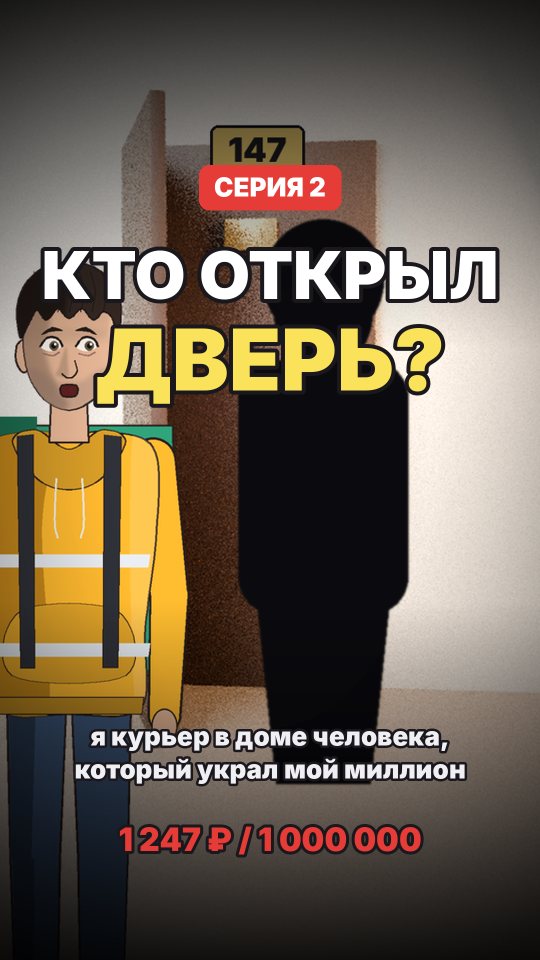
#> input picture million/oblozhka_seriya02.png, 1080 x 1920 px (shown at 1/2 size)
$ python -i oblozhki.py   (imports and definitions only)
#> lines starting #> are read from the running program, lines starting #| are printed output that depends on the picture
"""Обложки для рилсов «Вернуть миллион» (1080×1920; главное — в центральной зоне 3:4 для сетки профиля).
Запуск: python3 oblozhki.py <2|3> <out.png>"""
import os, sys, subprocess
HERE = os.path.dirname(os.path.abspath(__file__))
EP = sys.argv[1]
OUT = os.path.abspath(sys.argv[2])
sys.path.insert(0, os.path.join(HERE, "..", "..", "vakhta", "render"))
from PIL import Image, ImageDraw, ImageFilter, ImageFont, ImageEnhance

FONT_SUB = "/usr/share/fonts/opentype/inter/Inter-Black.otf"
YELLOW, RED, GREEN, INK = (250, 226, 90), (230, 60, 56), (60, 200, 120), (26, 24, 28)
CW, CH = 1080, 1920
SP = os.environ.get("SP", "/tmp")


def frame(ep, t):
    """кадр серии через режим PREVIEW её сборки"""
    base = os.path.join(SP, f"cover_e{ep}")
    subprocess.check_call(["python3", f"seriya0{ep}.py", f"../tts/s0{ep}", base], cwd=HERE,
                          env={**os.environ, "PREVIEW": str(t), "NOSUBS": "1"}, stdout=subprocess.DEVNULL)
    return Image.open(f"{base}_{t}.png").convert("RGB")


def text_c(d, y, txt, size, col, stroke=8):
    f = ImageFont.truetype(FONT_SUB, size)
    while f.getlength(txt) > CW - 80:
        size -= 4
        f = ImageFont.truetype(FONT_SUB, size)
    d.text(((CW - f.getlength(txt)) / 2, y), txt, font=f, fill=col, stroke_width=stroke, stroke_fill=INK)
    return y + size + 14


def badge(d, txt, col, y=330):
    f = ImageFont.truetype(FONT_SUB, 52)
    w = f.getlength(txt)
    d.rounded_rectangle([(CW - w) / 2 - 30, y, (CW + w) / 2 + 30, y + 90], radius=20, fill=col)
    d.text(((CW - w) / 2, y + 12), txt, font=f, fill=(255, 255, 255))


def base_img(img, crop_box=None, bright=1.0):
    if crop_box:
        img = img.crop(crop_box)
    img = img.resize((CW, CH), Image.LANCZOS)
    img = ImageEnhance.Brightness(img).enhance(bright)
    # затемнение сверху и снизу под текст
    grad = Image.new("L", (1, CH))
    for y in range(CH):
        k = max(0, 1 - y / 700) * 210 + max(0, (y - 1200) / 720) * 230
        grad.putpixel((0, y), int(min(230, k)))
    img.paste(Image.new("RGB", (CW, CH)), (0, 0), grad.resize((CW, CH)))
    return img


# [19 lines not run here, left out]

>>> from PIL import Image
>>> picture = Image.open('../oblozhka_seriya02.png')
#> picture is the input picture: PIL image 1080x1920 RGB; mean R, G, B 107.5, 94.8, 79.7
>>> result = base_img(picture)
#> in base_img, `img.paste(Image.new("RGB", (CW, CH)), (0, 0), grad.resize((CW, CH)))`:
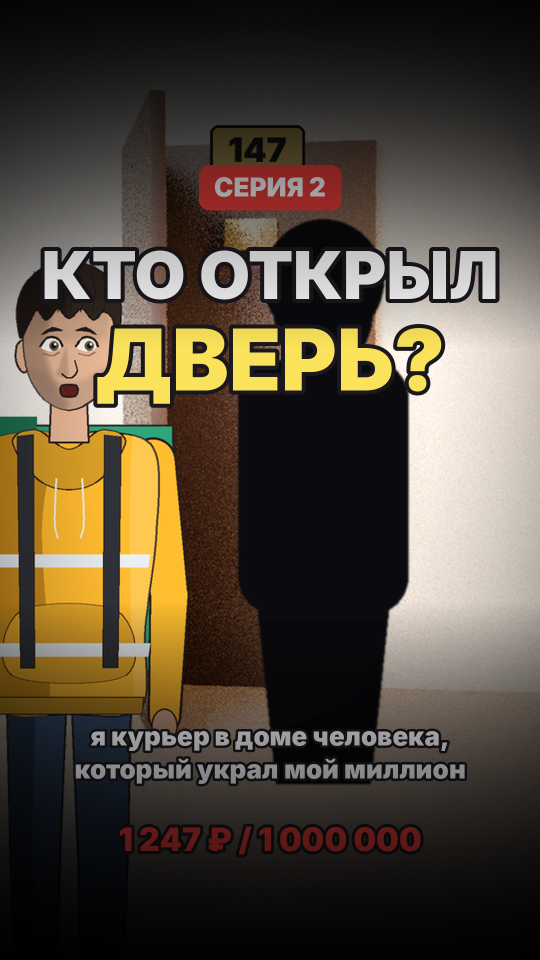
#> img: PIL image 1080x1920 RGB (shown at 1/2 size); mean R, G, B 83.1, 73.1, 59.3

$ run again, on million/personazhi.png
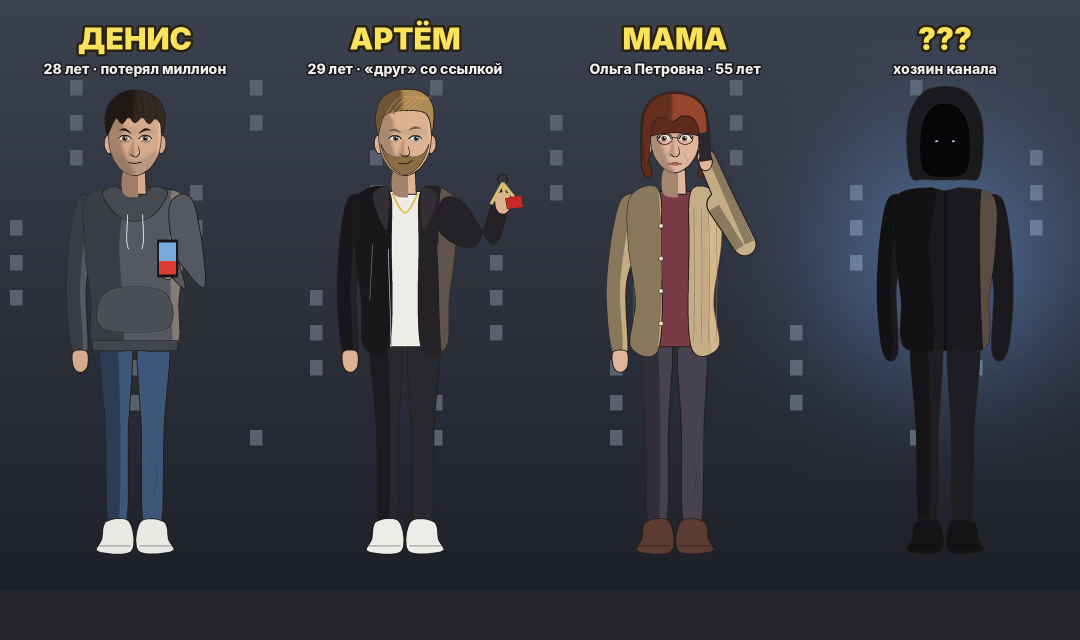
#> input picture million/personazhi.png, 2160 x 1280 px (shown at 1/2 size)
#> picture is the input picture: PIL image 2160x1280 RGB; mean R, G, B 55, 56.9, 64.7
#> in base_img, `img = img.resize((CW, CH), Image.LANCZOS)`:
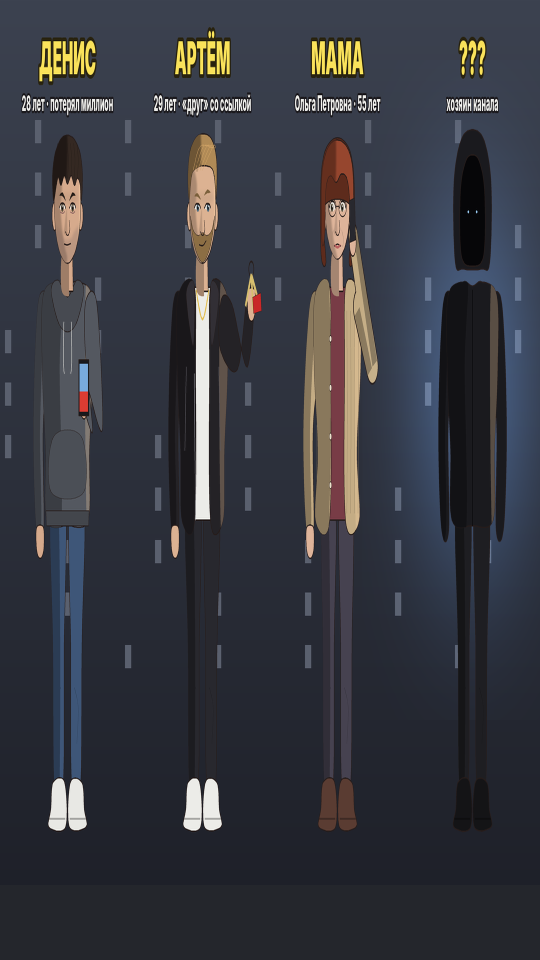
#> img: PIL image 1080x1920 RGB (shown at 1/2 size); mean R, G, B 55, 56.9, 64.7
#> in base_img, `img.paste(Image.new("RGB", (CW, CH)), (0, 0), grad.resize((CW, CH)))`:
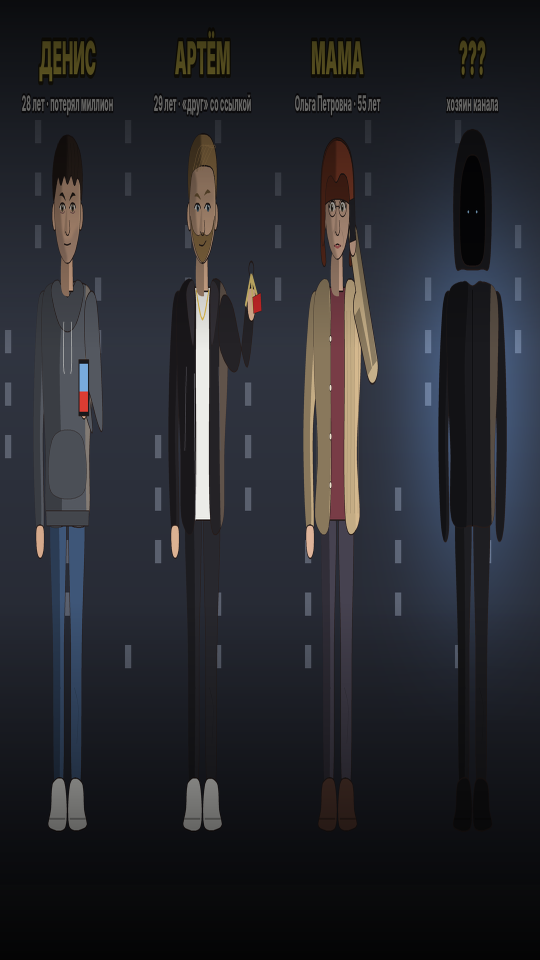
#> img: PIL image 1080x1920 RGB (shown at 1/2 size); mean R, G, B 38.2, 39.4, 45.1
